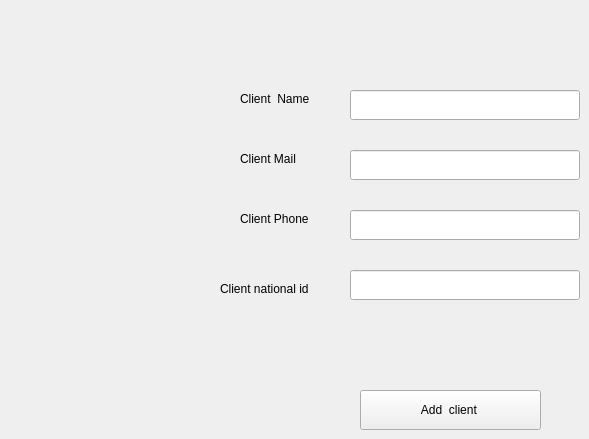
      <widget class="QWidget" name="tab_16">
       <attribute name="title">
        <string>Add  New client </string>
       </attribute>
       <widget class="QLineEdit" name="lineEdit_14">
        <property name="geometry">
         <rect>
          <x>350</x>
          <y>90</y>
          <width>230</width>
          <height>30</height>
         </rect>
        </property>
       </widget>
       <widget class="QLineEdit" name="lineEdit_15">
        <property name="geometry">
         <rect>
          <x>350</x>
          <y>150</y>
          <width>230</width>
          <height>30</height>
         </rect>
        </property>
       </widget>
       <widget class="QLineEdit" name="lineEdit_16">
        <property name="geometry">
         <rect>
          <x>350</x>
          <y>210</y>
          <width>230</width>
          <height>30</height>
         </rect>
        </property>
       </widget>
       <widget class="QLineEdit" name="lineEdit_17">
        <property name="geometry">
         <rect>
          <x>350</x>
          <y>270</y>
          <width>230</width>
          <height>30</height>
         </rect>
        </property>
       </widget>
       <widget class="QLabel" name="label_18">
        <property name="geometry">
         <rect>
          <x>240</x>
          <y>90</y>
          <width>100</width>
          <height>17</height>
         </rect>
        </property>
        <property name="text">
         <string>Client  Name</string>
        </property>
       </widget>
       <widget class="QLabel" name="label_19">
        <property name="geometry">
         <rect>
          <x>240</x>
          <y>150</y>
          <width>80</width>
          <height>17</height>
         </rect>
        </property>
        <property name="text">
         <string>Client Mail</string>
        </property>
       </widget>
       <widget class="QLabel" name="label_20">
        <property name="geometry">
         <rect>
          <x>240</x>
          <y>210</y>
          <width>90</width>
          <height>17</height>
         </rect>
        </property>
        <property name="text">
         <string>Client Phone</string>
        </property>
       </widget>
       <widget class="QLabel" name="label_21">
        <property name="geometry">
         <rect>
          <x>220</x>
          <y>280</y>
          <width>120</width>
          <height>17</height>
         </rect>
        </property>
        <property name="text">
         <string>Client national id</string>
        </property>
       </widget>
       <widget class="QPushButton" name="pushButton_16">
        <property name="geometry">
         <rect>
          <x>360</x>
          <y>390</y>
          <width>181</width>
          <height>40</height>
         </rect>
        </property>
        <property name="text">
         <string>Add  client </string>
        </property>
       </widget>
      </widget>
